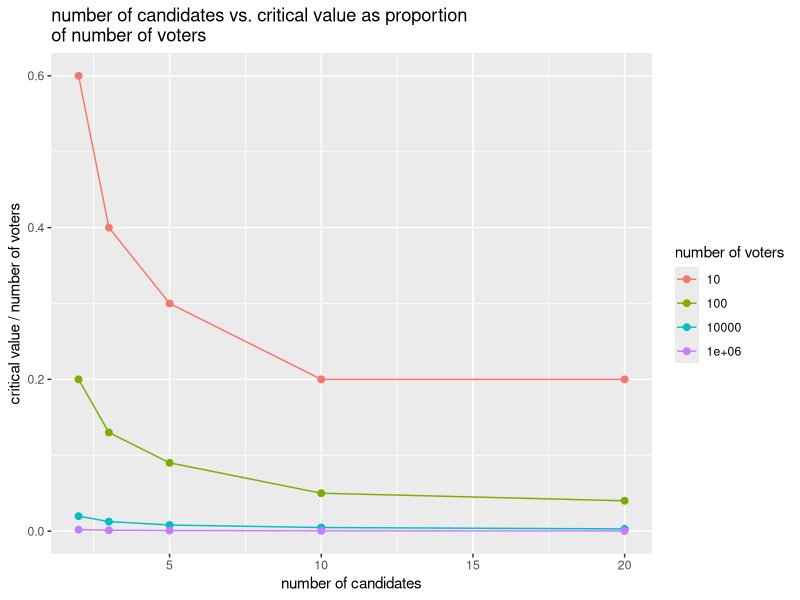
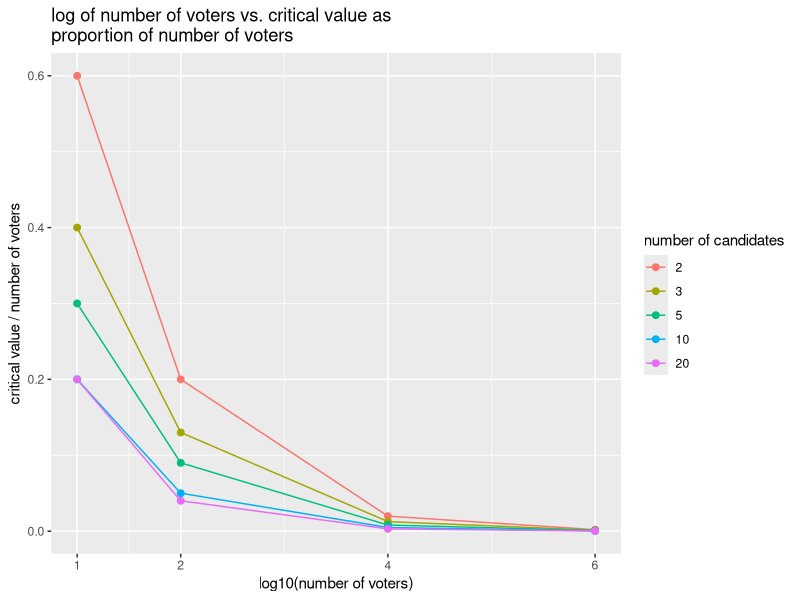
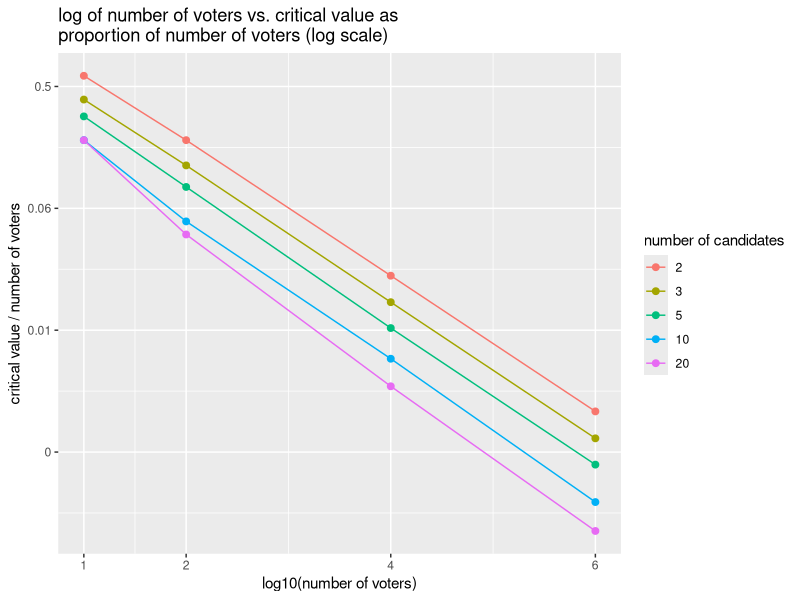

Reproduce these figures in R, in order.
require(ggplot2)

#data copied from Java code output
data <- data.frame("num_of_voters" = rep(c(10^1, 10^2, 10^4, 10^6), 
                                         each=5),
                   "num_of_cands" = rep(c(2, 3, 5, 10, 20), 4),
                   "critical_val" = c(6, 4, 3, 2, 2, 20, 13, 9, 5, 4, 198, 126,
                                      81, 48, 30, 1954, 1234, 788, 416, 254))

#create column to show critical values as a proportion of number of voters
data[,"critical_proportion"] = data[,"critical_val"] / data[,"num_of_voters"]

#
data[,"voter_levels"] = as.factor(data[,"num_of_voters"])
data[,"cand_levels"] = as.factor(data[,"num_of_cands"])

plot1 <- ggplot(data, aes(x=num_of_cands, y=critical_proportion,
                          color=voter_levels)) + geom_line() + geom_point(size=2) +
         ggtitle("number of candidates vs. critical value as proportion \nof number of voters") +
         xlab("number of candidates") + 
         ylab("critical value / number of voters") +
         labs(color = "number of voters")
plot1

#functions for making axis labels more readable
f1 <- function(x) log(x, 10)
f2 <- function(x) round(x, 2)

plot2 <- ggplot(data, aes(x=num_of_voters, y=critical_proportion,
                          color=cand_levels)) + geom_line() + geom_point(size=2) +
         ggtitle("log of number of voters vs. critical value as \nproportion of number of voters") +
         scale_x_continuous(trans="log10", labels=f1, breaks=c(10, 100, 10000, 1000000)) +
         xlab("log10(number of voters)") + 
         ylab("critical value / number of voters") +
         labs(color = "number of candidates")
plot2

plot3 <- ggplot(data, aes(x=num_of_voters, y=critical_proportion,
                      color=cand_levels)) + geom_line() + geom_point(size=2) +
         ggtitle("log of number of voters vs. critical value as \nproportion of number of voters (log scale)") +
         scale_x_continuous(trans="log10", labels=f1, breaks=c(10, 100, 10000, 1000000)) +
         scale_y_continuous(trans="log2", labels=f2) +
         xlab("log10(number of voters)") + 
         ylab("critical value / number of voters") +
         labs(color = "number of candidates")
plot3
